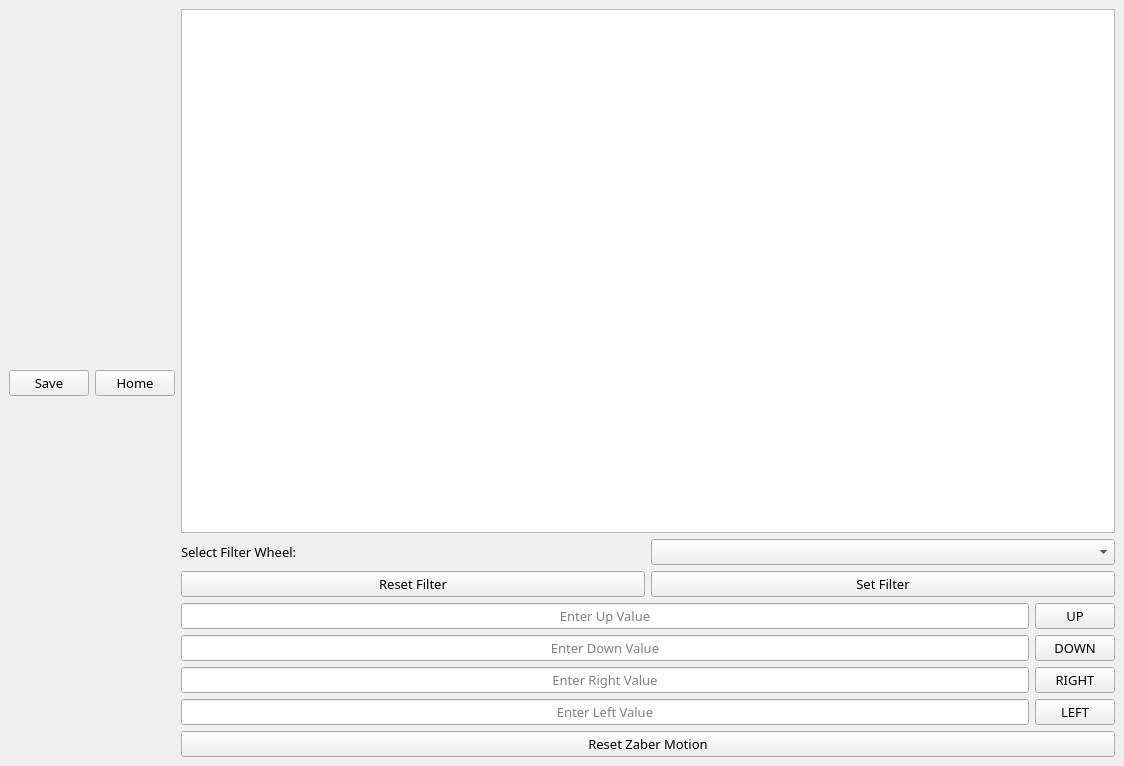
<?xml version="1.0" encoding="UTF-8"?>
<ui version="4.0">
 <class>PrismsMainWindow</class>
 <widget class="QMainWindow" name="PrismsMainWindow">
  <property name="geometry">
   <rect>
    <x>0</x>
    <y>0</y>
    <width>1124</width>
    <height>766</height>
   </rect>
  </property>
  <property name="font">
   <font>
    <family>Segoe UI Black</family>
    <pointsize>10</pointsize>
    <weight>50</weight>
    <bold>false</bold>
   </font>
  </property>
  <property name="windowTitle">
   <string>PRISMS v2.0</string>
  </property>
  <widget class="QWidget" name="centralwidget">
   <property name="enabled">
    <bool>true</bool>
   </property>
   <layout class="QGridLayout" name="gridLayout">
    <item row="0" column="0">
     <layout class="QHBoxLayout" name="horizontalLayout_8">
      <item>
       <layout class="QVBoxLayout" name="verticalLayout_4">
        <item>
         <layout class="QVBoxLayout" name="CameraVerticalLayout"/>
        </item>
        <item>
         <layout class="QHBoxLayout" name="horizontalLayout_7">
          <item>
           <widget class="QPushButton" name="SavePicturePushButton">
            <property name="text">
             <string>Save</string>
            </property>
           </widget>
          </item>
          <item>
           <widget class="QPushButton" name="HomePushButton">
            <property name="text">
             <string>Home</string>
            </property>
           </widget>
          </item>
         </layout>
        </item>
       </layout>
      </item>
      <item>
       <layout class="QVBoxLayout" name="verticalLayout_3">
        <item>
         <widget class="QPlainTextEdit" name="LogPlainTextEdit"/>
        </item>
        <item>
         <layout class="QVBoxLayout" name="verticalLayout_2">
          <item>
           <layout class="QHBoxLayout" name="horizontalLayout_6">
            <item>
             <widget class="QLabel" name="SelectFilterWheelLabel">
              <property name="text">
               <string>Select Filter Wheel:</string>
              </property>
             </widget>
            </item>
            <item>
             <widget class="QComboBox" name="FilterWheelComboBox"/>
            </item>
           </layout>
          </item>
          <item>
           <layout class="QHBoxLayout" name="horizontalLayout_5">
            <item>
             <widget class="QPushButton" name="ResetFilterPushButton">
              <property name="text">
               <string>Reset Filter</string>
              </property>
             </widget>
            </item>
            <item>
             <widget class="QPushButton" name="SetFilterPushButton">
              <property name="text">
               <string>Set Filter</string>
              </property>
             </widget>
            </item>
           </layout>
          </item>
         </layout>
        </item>
        <item>
         <layout class="QVBoxLayout" name="verticalLayout">
          <item>
           <layout class="QHBoxLayout" name="horizontalLayout">
            <item>
             <widget class="QLineEdit" name="UpLineEdit">
              <property name="inputMask">
               <string/>
              </property>
              <property name="text">
               <string notr="true"/>
              </property>
              <property name="alignment">
               <set>Qt::AlignCenter</set>
              </property>
              <property name="placeholderText">
               <string notr="true">Enter Up Value</string>
              </property>
             </widget>
            </item>
            <item>
             <widget class="QPushButton" name="UpPushButton">
              <property name="text">
               <string>UP</string>
              </property>
             </widget>
            </item>
           </layout>
          </item>
          <item>
           <layout class="QHBoxLayout" name="horizontalLayout_2">
            <item>
             <widget class="QLineEdit" name="DownLineEdit">
              <property name="inputMask">
               <string/>
              </property>
              <property name="text">
               <string notr="true"/>
              </property>
              <property name="alignment">
               <set>Qt::AlignCenter</set>
              </property>
              <property name="placeholderText">
               <string notr="true">Enter Down Value</string>
              </property>
             </widget>
            </item>
            <item>
             <widget class="QPushButton" name="DownPushButton">
              <property name="text">
               <string>DOWN</string>
              </property>
             </widget>
            </item>
           </layout>
          </item>
          <item>
           <layout class="QHBoxLayout" name="horizontalLayout_3">
            <item>
             <widget class="QLineEdit" name="RightLineEdit">
              <property name="inputMask">
               <string/>
              </property>
              <property name="text">
               <string notr="true"/>
              </property>
              <property name="alignment">
               <set>Qt::AlignCenter</set>
              </property>
              <property name="placeholderText">
               <string notr="true">Enter Right Value</string>
              </property>
             </widget>
            </item>
            <item>
             <widget class="QPushButton" name="RightPushButton">
              <property name="text">
               <string>RIGHT</string>
              </property>
             </widget>
            </item>
           </layout>
          </item>
          <item>
           <layout class="QHBoxLayout" name="horizontalLayout_4">
            <item>
             <widget class="QLineEdit" name="LeftLineEdit">
              <property name="inputMask">
               <string/>
              </property>
              <property name="text">
               <string notr="true"/>
              </property>
              <property name="alignment">
               <set>Qt::AlignCenter</set>
              </property>
              <property name="placeholderText">
               <string notr="true">Enter Left Value</string>
              </property>
             </widget>
            </item>
            <item>
             <widget class="QPushButton" name="LeftPushButton">
              <property name="text">
               <string>LEFT</string>
              </property>
             </widget>
            </item>
           </layout>
          </item>
          <item>
           <widget class="QPushButton" name="ResetZaberPushButton">
            <property name="text">
             <string>Reset Zaber Motion</string>
            </property>
           </widget>
          </item>
         </layout>
        </item>
       </layout>
      </item>
     </layout>
    </item>
   </layout>
  </widget>
 </widget>
 <resources/>
 <connections/>
</ui>
